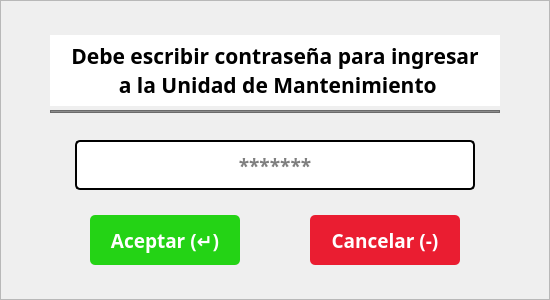
   <widget class="QFrame" name="frmIngresarPassword">
    <property name="geometry">
     <rect>
      <x>730</x>
      <y>420</y>
      <width>550</width>
      <height>300</height>
     </rect>
    </property>
    <property name="font">
     <font>
      <pointsize>8</pointsize>
     </font>
    </property>
    <property name="styleSheet">
     <string notr="true">#frmIngresarPassword{background-color: rgb(255, 255, 255);
color: rgb(0, 0, 0);
border:none;
border-radius: 10px;
border: 2px solid #D9D9D9;}</string>
    </property>
    <property name="frameShape">
     <enum>QFrame::StyledPanel</enum>
    </property>
    <property name="frameShadow">
     <enum>QFrame::Raised</enum>
    </property>
    <widget class="QLabel" name="lblTextoUnidadMantenimiento">
     <property name="geometry">
      <rect>
       <x>50</x>
       <y>35</y>
       <width>450</width>
       <height>71</height>
      </rect>
     </property>
     <property name="font">
      <font>
       <family>Poppins</family>
       <pointsize>16</pointsize>
       <weight>75</weight>
       <bold>true</bold>
      </font>
     </property>
     <property name="styleSheet">
      <string notr="true">background-color: rgb(255, 255, 255);</string>
     </property>
     <property name="text">
      <string>Debe escribir contraseña para ingresar 
 a la Unidad de Mantenimiento</string>
     </property>
     <property name="alignment">
      <set>Qt::AlignCenter</set>
     </property>
    </widget>
    <widget class="QLineEdit" name="txtPasswordUnidadMantenimiento">
     <property name="geometry">
      <rect>
       <x>75</x>
       <y>140</y>
       <width>400</width>
       <height>50</height>
      </rect>
     </property>
     <property name="font">
      <font>
       <family>Poppins</family>
       <pointsize>14</pointsize>
       <weight>75</weight>
       <bold>true</bold>
      </font>
     </property>
     <property name="styleSheet">
      <string notr="true">background-color: rgb(255, 255, 255);
color: rgb(0, 0, 0);
border-radius: 5px;
border: 2px solid #000;
padding: 5px</string>
     </property>
     <property name="text">
      <string/>
     </property>
     <property name="echoMode">
      <enum>QLineEdit::Password</enum>
     </property>
     <property name="alignment">
      <set>Qt::AlignCenter</set>
     </property>
     <property name="placeholderText">
      <string>*******</string>
     </property>
    </widget>
    <widget class="QPushButton" name="btnAceptarFrmIngresarPassword">
     <property name="geometry">
      <rect>
       <x>90</x>
       <y>215</y>
       <width>150</width>
       <height>50</height>
      </rect>
     </property>
     <property name="font">
      <font>
       <family>Poppins</family>
       <pointsize>14</pointsize>
       <weight>75</weight>
       <bold>true</bold>
      </font>
     </property>
     <property name="cursor">
      <cursorShape>PointingHandCursor</cursorShape>
     </property>
     <property name="styleSheet">
      <string notr="true">background-color: rgb(36, 211, 21);
color: rgb(255, 255, 255);
border:none;
border-radius: 5px;</string>
     </property>
     <property name="text">
      <string>Aceptar (↵)</string>
     </property>
     <property name="flat">
      <bool>false</bool>
     </property>
    </widget>
    <widget class="QPushButton" name="btnCancelarFrmIngresarPassword">
     <property name="geometry">
      <rect>
       <x>310</x>
       <y>215</y>
       <width>150</width>
       <height>50</height>
      </rect>
     </property>
     <property name="font">
      <font>
       <family>Poppins</family>
       <pointsize>14</pointsize>
       <weight>75</weight>
       <bold>true</bold>
      </font>
     </property>
     <property name="cursor">
      <cursorShape>PointingHandCursor</cursorShape>
     </property>
     <property name="styleSheet">
      <string notr="true">background-color: rgb(234, 29, 49);
color: rgb(255, 255, 255);
border:none;
border-radius: 5px;</string>
     </property>
     <property name="text">
      <string>Cancelar (-)</string>
     </property>
    </widget>
    <widget class="QFrame" name="frame_4">
     <property name="geometry">
      <rect>
       <x>50</x>
       <y>110</y>
       <width>450</width>
       <height>3</height>
      </rect>
     </property>
     <property name="styleSheet">
      <string notr="true">background-color: rgb(139, 139, 139);</string>
     </property>
     <property name="frameShape">
      <enum>QFrame::StyledPanel</enum>
     </property>
     <property name="frameShadow">
      <enum>QFrame::Raised</enum>
     </property>
    </widget>
   </widget>
